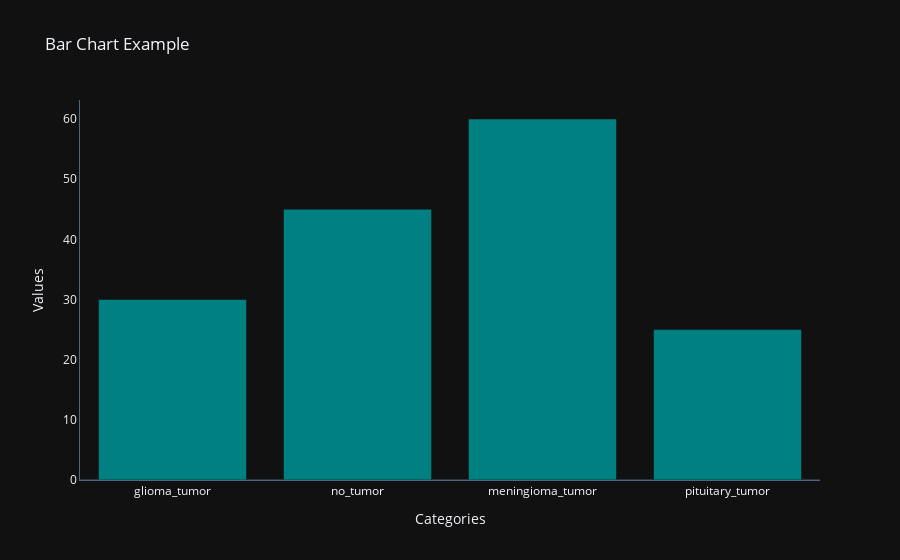

This figure's notebook cell:
### Code cell
values = [30, 45, 60, 25]

# Create bar chart
fig = go.Figure(data=[go.Bar(x=labels, y=values, marker_color='teal')])

# Design
fig.update_layout(
    title='Bar Chart Example',
    xaxis=dict(title='Categories', showline=True, showgrid=False),
    yaxis=dict(title='Values', showline=True, showgrid=False),
    template='plotly_dark'
)

### Figure 1 — Plotly figure (JSON) as saved in the notebook; plotly's stock layout.template omitted (floating-point values rounded to 4 significant figures)
{"data": [{"marker": {"color": "teal"}, "type": "bar", "x": ["glioma_tumor", "no_tumor", "meningioma_tumor", "pituitary_tumor"], "y": [30, 45, 60, 25]}], "layout": {"autosize": true, "title": {"text": "Bar Chart Example"}, "xaxis": {"autorange": true, "range": [-0.5, 3.5], "showgrid": false, "showline": true, "title": {"text": "Categories"}, "type": "category"}, "yaxis": {"autorange": true, "range": [0, 63.16], "showgrid": false, "showline": true, "title": {"text": "Values"}, "type": "linear"}}}
